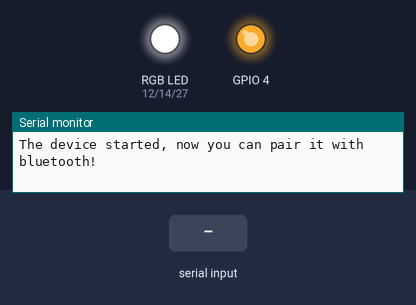
A sketch run on a simulated ESP32. Parts: an RGB LED mixed from three pins (HIGH = lit), output pins drawn as LEDs (lit = HIGH), the last lines printed to the serial monitor. Inputs (shaded band) come from the test bench. Nothing arrives over Bluetooth unless stated.

Above: at 2.7 s.
2.8 s: "90,45,200\n" received over the second serial link
4.3 s: "30,150,10\n" received over the second serial link
At 4.9 s:
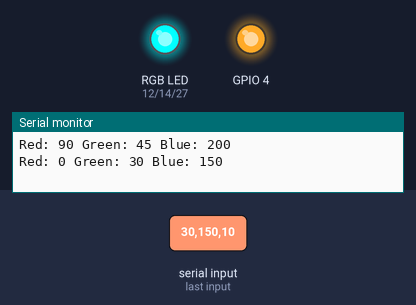
5.8 s: "90,45\n" received over the second serial link
At 7.2 s:
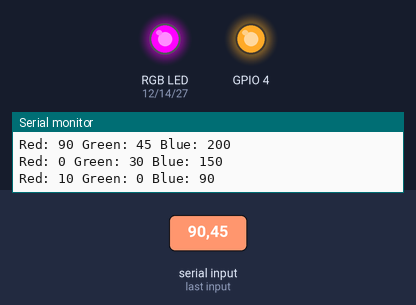
Timing chart, 0 to 8.8 s (numbered marks = the images above; inputs shaded):
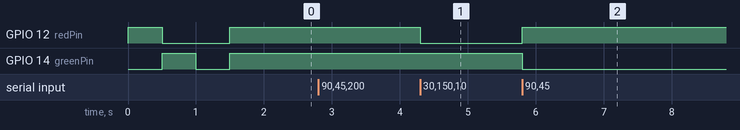

Measured:
- after the input at 4.3 s, GPIO 12 (redPin): HIGH → LOW at once
- after the input at 5.8 s, GPIO 12 (redPin): LOW → HIGH at once; GPIO 14 (greenPin): HIGH → LOW at once

The sketch:

ESP32_RGB_LED.ino
```cpp
//𝓕𝓸𝓻 𝓜𝓸𝓻𝓮 𝓘𝓷𝓯𝓸 𝓥𝓲𝓼𝓲𝓽: 𝓱𝓽𝓽𝓹𝓼://𝓪𝓵𝓫𝓽𝓻𝓸𝓷𝓲𝓬𝓼.𝔀𝓸𝓻𝓭𝓹𝓻𝓮𝓼𝓼.𝓬𝓸𝓶/
#include "BluetoothSerial.h"
#if !defined(CONFIG_BT_ENABLED) || !defined(CONFIG_BLUEDROID_ENABLED)
#error Bluetooth is not enabled! Please run `make menuconfig` to and enable it
#endif


#define redPin 12
#define greenPin 14
#define bluePin 27
BluetoothSerial SerialBT;
void setup()
{
  //Serial setup
  Serial.begin(115200);
  pinMode(4, OUTPUT);

  digitalWrite(4, HIGH);

  pinMode(redPin, OUTPUT);
  pinMode(greenPin, OUTPUT);
  pinMode(bluePin, OUTPUT);
  SerialBT.begin("ESP32"); //Bluetooth device name
  Serial.println("The device started, now you can pair it with bluetooth!");
  setColor(255, 0, 0);
  delay(500);
  setColor(0, 255, 0);
  delay(500);
  setColor(0, 0, 255);
  delay(500);
  setColor(255, 255, 255);
}

void loop()
{
  while (SerialBT.available() > 0)
  {
    int redInt = SerialBT.parseInt();
    int greenInt = SerialBT.parseInt();
    int blueInt = SerialBT.parseInt();

    redInt = constrain(redInt, 0, 255);
    greenInt = constrain(greenInt, 0, 255);
    blueInt = constrain(blueInt, 0, 255);

    if (SerialBT.available() > 0)
    {
      setColor(redInt, greenInt, blueInt);

      Serial.print("Red: ");
      Serial.print(redInt);
      Serial.print(" Green: ");
      Serial.print(greenInt);
      Serial.print(" Blue: ");
      Serial.print(blueInt);
      Serial.println();

      SerialBT.flush();
    }
  }
}

void setColor(int red, int green, int blue)
{
  digitalWrite(redPin, red);
  digitalWrite(greenPin, green);
  digitalWrite(bluePin, blue);
}
```
